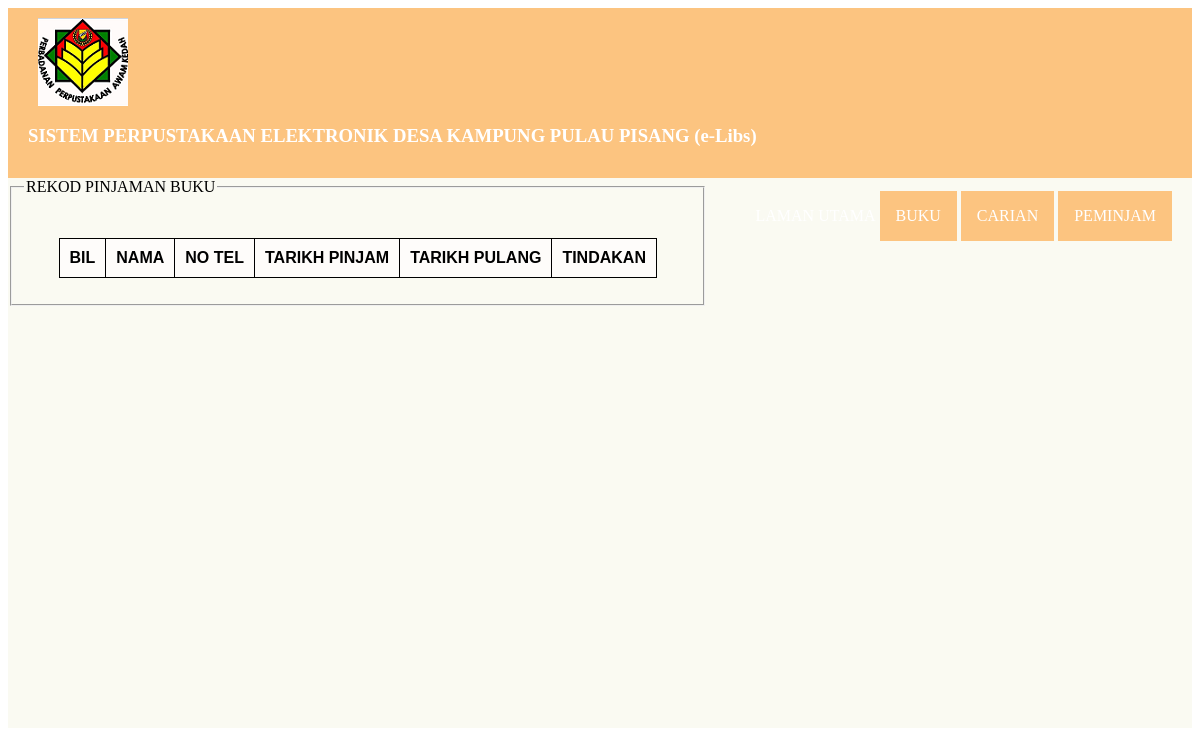
Before: /staff/telegram.php with the older database file.
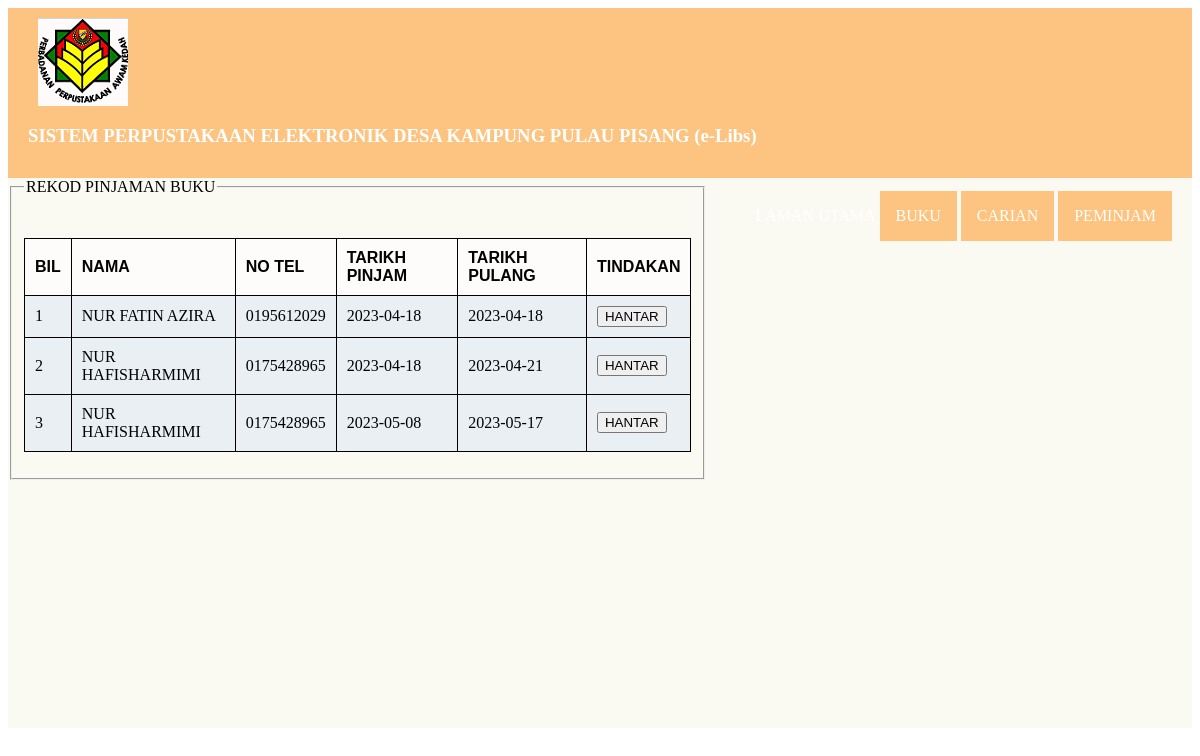
After: the same page with the newer database file.
### tables this page shows
CREATE TABLE `pinjamanbuku` (
  `idPinjaman` int NOT NULL,
  `idPeminjam` int NOT NULL,
  `idBuku` int NOT NULL,
  `tarikhPinjam` date NOT NULL,
  `tarikhPulang` date NOT NULL,
  `denda` decimal(10,0) DEFAULT NULL,
  `tarikhsebenarpulang` date DEFAULT NULL
);

CREATE TABLE `peminjam` (
  `idPeminjam` int NOT NULL,
  `namaPeminjam` varchar(200) NOT NULL,
  `nokpPeminjam` varchar(20) NOT NULL,
  `katalaluan` varchar(300) NOT NULL,
  `noTel` varchar(11) NOT NULL,
  `namaWaris` varchar(200) NOT NULL,
  `noTelWaris` int NOT NULL,
  `tokenTele` varchar(250) NOT NULL,
  `chatid` int NOT NULL
);

### staff/telegram.php (the view, shortened to what this page needs)
<!DOCTYPE>
<html>
<head>
    <link rel="stylesheet" type="text/css" href="staff.css">
</head>
<body>
    <div class="wrapper">
        <header>
            <div class="logo">
                <img src="logo1.png">
                <h3 style="color: white;">SISTEM PERPUSTAKAAN ELEKTRONIK DESA KAMPUNG PULAU PISANG (e-Libs)</h3>
            </div>
            <nav>
                <ul>
                    <li><a href="index.php">LAMAN UTAMA</a></li>
                    <div class="dropdown">
                        <button class="dropbtn">BUKU</button>
                    </div>
                    <div class="dropdown">
                        <button class="dropbtn">CARIAN</button>
                    </div>
                    <div class="dropdown">
                        <button class="dropbtn">PEMINJAM</button>
                    </div>
                </ul>
            </nav>
        </header>
        <section>
        <fieldset>
                <legend>REKOD PINJAMAN BUKU</legend>
                <form action="telebot.php" method="post">
                    <tr>
                        <table class="t"><br>
                            <br>
                            <tr><b>
                                    <th>BIL</th>
                                    <th>NAMA</th>
                                    <th>NO TEL</th>
                                    <th>TARIKH PINJAM</th>
                                    <th>TARIKH PULANG</th>
                                    <th>TINDAKAN</th>
                                </b></tr>
                            <?php
                            $bil = 1;
                            require '../include/conn.php';
                            $sql = "SELECT b.namaPeminjam,b.noTel,a.tarikhPinjam,
                            a.tarikhPulang,a.idBuku,a.idPeminjam FROM `pinjamanbuku` a
                            inner join peminjam b on a.idPeminjam=b.idPeminjam
                            inner join buku c on c.idBuku=a.idBuku";
                            $result = $conn->query($sql);
                            while ($row = $result->fetch_object()) {
                                ?>
                                <tr>
                                    <td>
                                        <?php echo $bil++; ?>
                                    </td>
                                    <td>
                                        <?php echo $row->namaPeminjam; ?>
                                    </td>
                                    <td>
                                        <?php echo $row->noTel; ?>
                                    </td>
                                    <td>
                                        <?php echo $row->tarikhPinjam; ?>
                                    </td>
                                    <td>
                                        <?php echo $row->tarikhPulang; ?>
                                    </td>
                                    <td>
                                    <button type="submit" name="submit">HANTAR</button>
                                    </td>
                                </tr>
                                <?php
                            }
                            ?>
                        </table>
            </fieldset>
        </section>
    </div>
</body>
</html>

Changed rows visible on the page:
added pinjamanbuku: idPeminjam.namaPeminjam "NUR FATIN AZIRA", idPeminjam.noTel "0195612029", tarikhPinjam "2023-04-18", tarikhPulang "2023-04-18"
added pinjamanbuku: idPeminjam.namaPeminjam "NUR HAFISHARMIMI", idPeminjam.noTel "0175428965", tarikhPinjam "2023-04-18", tarikhPulang "2023-04-21"
added pinjamanbuku: idPeminjam.namaPeminjam "NUR HAFISHARMIMI", idPeminjam.noTel "0175428965", tarikhPinjam "2023-05-08", tarikhPulang "2023-05-17"
